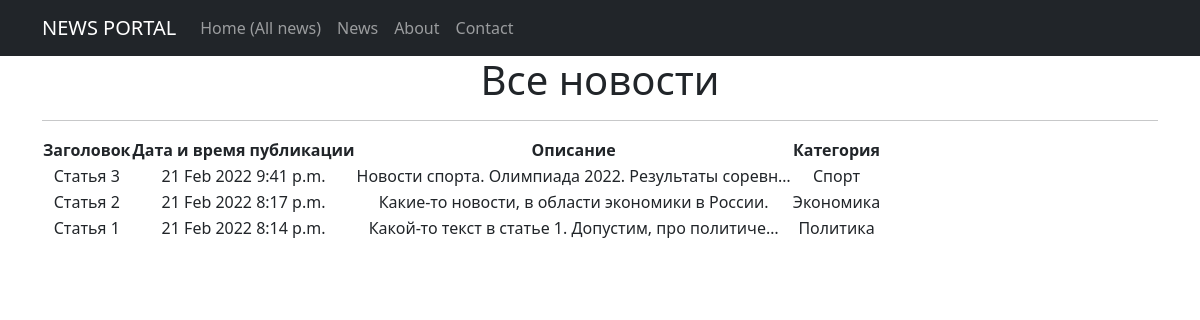
The app's page /articles/ with its own data.
### firstapp/models.py (models this page shows, shortened)
class Article(models.Model):
    name = models.CharField(max_length=50, unique=True,)
    description = models.TextField()
    datetime = models.DateTimeField(auto_now_add=True)
    category = models.ForeignKey(
        to='Category',
        on_delete=models.CASCADE,
        related_name='articles',
    )

class Category(models.Model):
    name = models.CharField(max_length=100, unique=True)

### firstapp/views.py (the view)
# urls.py: path('', ArticlesList.as_view()),
class ArticlesList(ListView):
    model = Article
    template_name = 'articles.html'
    context_object_name = 'articles'
    queryset = Article.objects.order_by('-datetime')
    def get_context_data(self, **kwargs):
        context = super().get_context_data(**kwargs)
        context['time_now'] = datetime.utcnow()
        context[
            'value1'] = None
        return context

### firstapp/templatetags/custom_filters.py (called while the page is built)
@register.filter(name='censor')
def censor(value):
    swear = ['слово 1', 'слово 2', 'слово 3']
    for word in swear:
        clean_text = value.replace(str(word), '***')
        value = clean_text
    return clean_text

### templates/articles.html (shortened to what this page needs)
{%extends 'flatpages/default.html'%}
{% load custom_filters %}
{% block content %}
    <h1>Все новости</h1>
    <hr>
    {% if articles %}
        <table>
            <tr>
                <td>
                    <b>Заголовок</b>
                </td>
                <td>
                    <b>Дата и время публикации</b>
                </td>
                <td>
                    <b>Описание</b>
                </td>
                <td>
                    <b>Категория</b>
                </td>
            </tr>
            {% for articles in articles %}
            <tr>
                <td>
                    {{ articles.name }}
                </td>
                <td>
                    {{ articles.datetime | date:'d M Y' }}
                    {{ articles.datetime | time }}
                </td>
                <td>
                    {{ articles.description | truncatechars:50 | censor }}
                </td>
                <td>
                    {{ articles.category.name | censor }}
                </td>
            </tr>
            {% endfor %}
        </table>
    {% else %}
        <h2>Новостей нет:(</h2>
    {% endif %}
{% endblock content %}

### templates/flatpages/default.html (shortened to what this page needs)
<!DOCTYPE html>
<html lang="en">
    <head>
        {% load static %}
        <link href="{% static 'css/styles.css' %}" rel="stylesheet" />
    </head>
    <body>
        <nav class="navbar navbar-expand-lg navbar-dark bg-dark static-top">
   <div class="container">
       <a class="navbar-brand" href="#">NEWS PORTAL</a>
       <div class="collapse navbar-collapse" id="navbarResponsive">
           <ul class="navbar-nav ml-auto">
               <li class="nav-item active">
                   <a class="nav-link" href="/articles/">Home
                       <span class="sr-only">(All news)</span>
                   </a>
               </li>
               <li class="nav-item">
                   <a class="nav-link" href="/articles/">News</a>
               <li class="nav-item">
                   <a class="nav-link" href="/about/">About</a>
               </li>
               <li class="nav-item">
                   <a class="nav-link" href="/contacts/">Contact</a>
               </li>
           </ul>
       </div>
   </div>
</nav>
        <div class="container">
            <div class="row">
                <div class="col-lg-12 text-center">
                    {% block content %}
                    {% endblock content %}
                </div>
            </div>
        </div>
    </body>
</html>

### records on screen
Article: name "Статья 3", datetime "21 Feb 2022", datetime "9:41 p.m.", description|censor "Новости спорта. Олимпиада 2022. Результаты соревн…", category.name|censor "Спорт"
Article: name "Статья 2", datetime "21 Feb 2022", datetime "8:17 p.m.", description|censor "Какие-то новости, в области экономики в России.", category.name|censor "Экономика"
Article: name "Статья 1", datetime "21 Feb 2022", datetime "8:14 p.m.", description|censor "Какой-то текст в статье 1. Допустим, про политиче…", category.name|censor "Политика"
